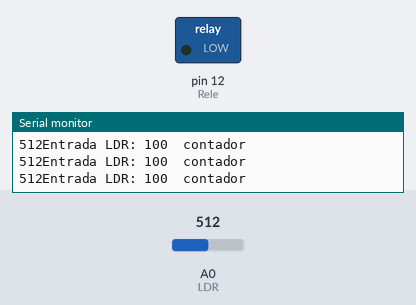
Bench run of a sketch on a simulated Arduino Uno, built with avr-gcc and run on an emulated ATmega328P. Shown: switched loads named in the sketch (green lamp = pin HIGH), the last lines printed to the serial monitor. The test bench sets the inputs (shaded band); at power-on: A0 (LDR) = 512.

Above: at 1.2 s.
1.3 s: A0 (LDR) set to 944
4.3 s: A0 (LDR) set to 968
At 5.5 s:
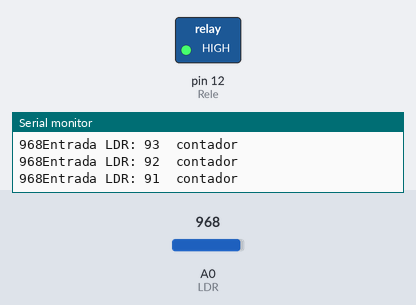
6.0 s: A0 (LDR) set to 950
At 7.3 s:
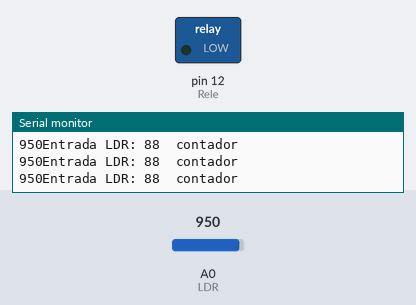
7.6 s: A0 (LDR) set to 970
At 8.4 s:
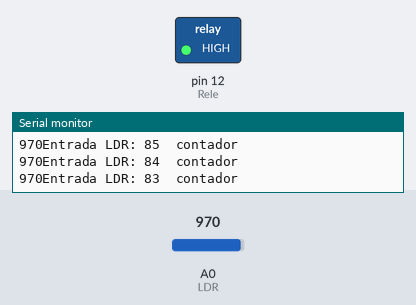
Timing chart, 0 to 21.5 s (numbered marks = the images above; inputs shaded):
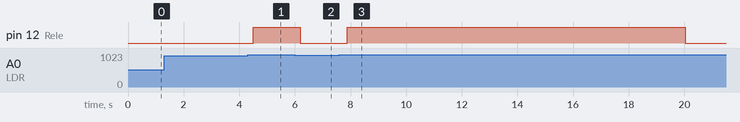

The sketch:

23.ino
```cpp
#define LDR A0
#define Rele 12

int releON = false;
int contador = 100;
int umbral = 960;
int entrada = 0;


void setup() {
	pinMode(LDR, INPUT);
    pinMode(Rele,OUTPUT);
  	Serial.begin(9600);
}

void loop() {
   Serial.print(contador);
 Serial.println("  contador");
   entrada = analogRead(LDR);
 Serial.print(entrada);
  Serial.print("Entrada LDR: ");
  delay (70);


  if (entrada > umbral) {
  	  releON = true;
      contador--;
  }
 	 else {
    releON = false;
 }
  	if (contador > 0) {
   delay (70);
  }
 	 else  {
    releON = false;
    contador = 0;

}
    digitalWrite(Rele, releON);
}
```

Measured:
- the behaviour switches between 960 and 961 on A0 (LDR) (found by bisection; images 0 and 1)
- after the input at 4.3 s, pin 12 (Rele): LOW → HIGH after 0.20 s
- after the input at 6.0 s, pin 12 (Rele): HIGH → LOW after 0.19 s
- after the input at 7.6 s, pin 12 (Rele): LOW → HIGH after 0.27 s, → LOW 12.2 s later
